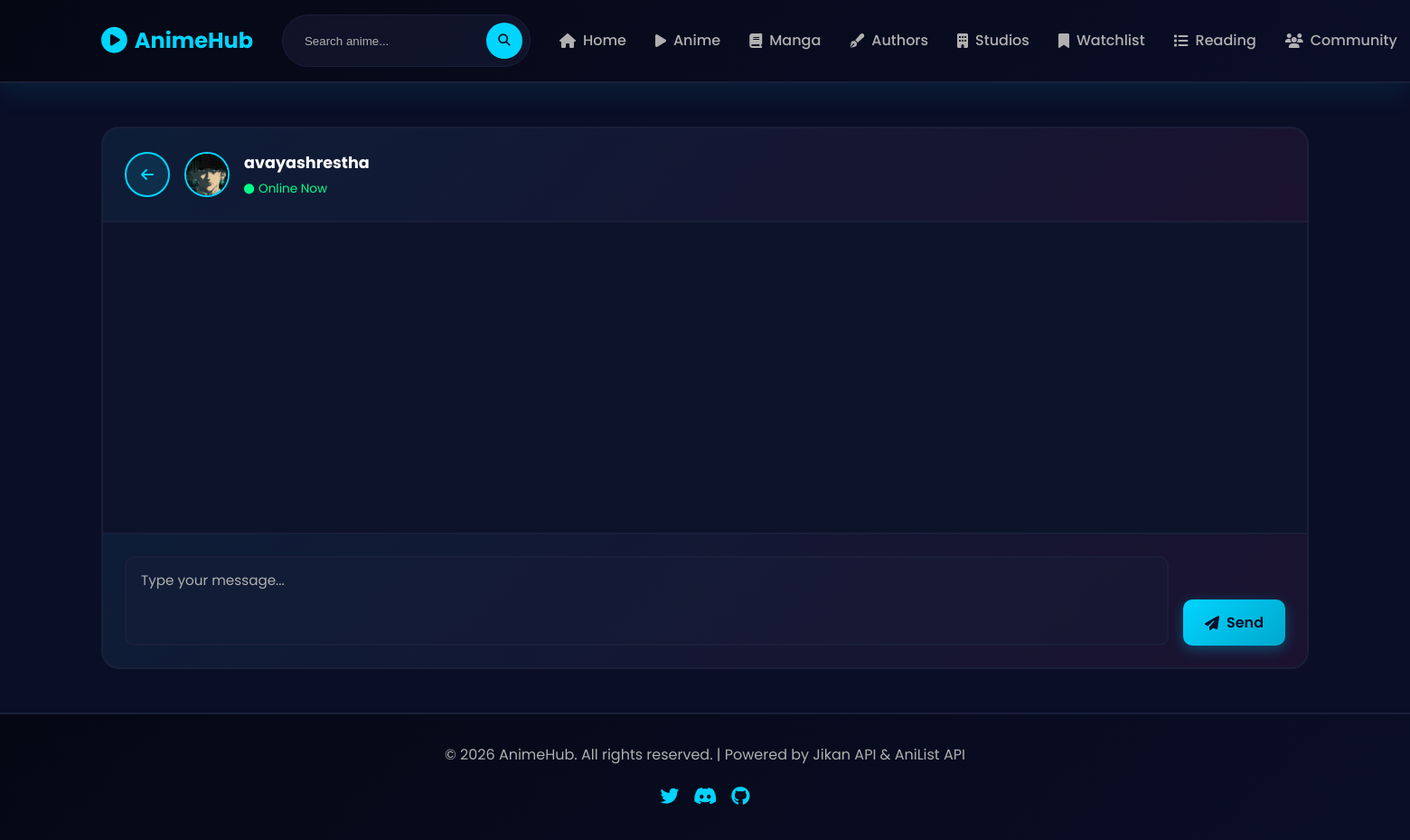
Page /chat/2 (signed in) on the committed database.
### app.py (models this page shows)
class UserProfile(db.Model):
    id = db.Column(db.Integer, primary_key=True)
    user_id = db.Column(db.Integer, db.ForeignKey('user.id'), nullable=False, unique=True)
    bio = db.Column(db.String(500))
    profile_image = db.Column(db.String(500), default='https://via.placeholder.com/150?text=No+Avatar')
    favorite_anime = db.Column(db.String(255))
    favorite_manga = db.Column(db.String(255))
    location = db.Column(db.String(100))
    joined_at = db.Column(db.DateTime, default=datetime.utcnow)
    last_seen = db.Column(db.DateTime, default=datetime.utcnow)
    is_online = db.Column(db.Boolean, default=False)

class User(db.Model):
    id = db.Column(db.Integer, primary_key=True)
    username = db.Column(db.String(80), unique=True, nullable=False)
    email = db.Column(db.String(120), unique=True, nullable=False)
    password = db.Column(db.String(255), nullable=False)
    created_at = db.Column(db.DateTime, default=datetime.utcnow)
    watchlist = db.relationship('Watchlist', backref='user', lazy=True, cascade='all, delete-orphan')
    readinglist = db.relationship('ReadingList', backref='user', lazy=True, cascade='all, delete-orphan')
    sent_messages = db.relationship('Message', backref='sender_user', lazy=True, foreign_keys='Message.sender_id', cascade='all, delete-orphan')
    received_messages = db.relationship('Message', backref='receiver_user', lazy=True, foreign_keys='Message.receiver_id')

### app.py (the view)
@app.route('/chat/<int:user_id>')
@login_required
def private_chat(user_id):
    other_user = User.query.get_or_404(user_id)
    other_profile = UserProfile.query.filter_by(user_id=user_id).first()
    messages = Message.query.filter(
        ((Message.sender_id == session['user_id']) & (Message.receiver_id == user_id) & (~Message.is_public)) |
        ((Message.sender_id == user_id) & (Message.receiver_id == session['user_id']) & (~Message.is_public))
    ).order_by(Message.created_at.asc()).all()
    return render_template('chat.html', other_user=other_user, other_profile=other_profile, messages=messages)

### app.py (called while the page is built)
def login_required(f):
    @wraps(f)
    def decorated_function(*args, **kwargs):
        if 'user_id' not in session:
            return redirect(url_for('login'))
        return f(*args, **kwargs)
    return decorated_function

### templates/chat.html (shortened to what this page needs)
{% extends "base.html" %}
{% block content %}
<div class="chat-container">
    <div class="chat-header">
        <a href="{{ url_for('users_list') }}" class="back-button">
            <i class="fas fa-arrow-left"></i>
        </a>
        <div class="chat-user-info">
            <img src="{{ other_profile.profile_image if other_profile else 'https://via.placeholder.com/50?text=Avatar' }}"
                 alt="{{ other_user.username }}"
                 class="chat-avatar">
            <div class="chat-user-details">
                <h2 class="chat-username">{{ other_user.username }}</h2>
                {% if other_profile and other_profile.is_online %}
                <p class="online-status">
                    <i class="fas fa-circle"></i>
                    Online Now
                </p>
                {% else %}
                <p class="offline-status">
                    <i class="fas fa-circle"></i>
                    Offline
                </p>
                {% endif %}
            </div>
        </div>
    </div>
    <div class="chat-messages" id="chatMessages">
    </div>
    <div class="chat-input-area">
        <textarea
            id="messageInput"
            placeholder="Type your message..."
            class="message-textarea"
            rows="3"
        ></textarea>
        <button id="sendButton" class="btn btn-primary">
            <i class="fas fa-paper-plane"></i>
            Send
        </button>
    </div>
</div>
{% endblock %}

### static/css/style.css (style rules this page uses)
* { margin: 0; padding: 0; box-sizing: border-box; }
:root { --primary-color: #00d4ff; --secondary-color: #ff006e; --accent-color: #ffd60a; --bg-dark: #0a0e27; --bg-darker: #050813; --text-primary: #ffffff; --text-secondary: #b0b0b0; --border-color: #1a1f3a; --success: #00ff88; --danger: #ff4444; --warning: #ffaa00; --info: #00d4ff; }
html { scroll-behavior: smooth; }
body { font-family: 'Poppins', sans-serif; background-color: var(--bg-dark); color: var(--text-primary); line-height: 1.6; overflow-x: hidden; }
.btn { padding: 0.8rem 1.5rem; border: none; border-radius: 10px; font-weight: 600; cursor: pointer; transition: all 0.3s ease; display: inline-flex; align-items: center; gap: 0.5rem; text-decoration: none; font-family: inherit; font-size: 1rem; }
.btn-primary { background: linear-gradient(135deg, var(--primary-color), #00a8cc); color: var(--bg-dark); box-shadow: 0 4px 15px rgba(0, 212, 255, 0.3); }
.back-button { background: rgba(0, 212, 255, 0.1); border: 2px solid var(--primary-color); color: var(--primary-color); width: 50px; height: 50px; border-radius: 50%; display: flex; align-items: center; justify-content: center; text-decoration: none; cursor: pointer; transition: all 0.3s ease; flex-shrink: 0; }

### templates/chat.html (style rules this page uses)
.chat-container { display: flex; flex-direction: column; height: calc(100vh - 200px); background: rgba(26, 31, 58, 0.3); border: 2px solid var(--border-color); border-radius: 20px; overflow: hidden; }
.chat-header { display: flex; align-items: center; gap: 1rem; padding: 1.5rem; border-bottom: 2px solid var(--border-color); background: linear-gradient(135deg, rgba(0, 212, 255, 0.05), rgba(255, 0, 110, 0.05)); }
.chat-user-info { display: flex; align-items: center; gap: 1rem; flex: 1; }
.chat-avatar { width: 50px; height: 50px; border-radius: 50%; object-fit: cover; border: 2px solid var(--primary-color); }
.chat-user-details { display: flex; flex-direction: column; gap: 0.25rem; }
.chat-username { font-size: 1.1rem; font-weight: 700; }
.online-status { color: var(--success); font-size: 0.85rem; display: flex; align-items: center; gap: 0.3rem; }
.online-status i, .offline-status i { font-size: 0.7rem; }
.chat-messages { flex: 1; overflow-y: auto; padding: 2rem; display: flex; flex-direction: column; gap: 1rem; }
.chat-input-area { padding: 1.5rem; border-top: 2px solid var(--border-color); background: linear-gradient(135deg, rgba(0, 212, 255, 0.05), rgba(255, 0, 110, 0.05)); display: flex; gap: 1rem; align-items: flex-end; }
.message-textarea { flex: 1; background: rgba(26, 31, 58, 0.3); border: 2px solid var(--border-color); color: var(--text-primary); padding: 0.8rem 1rem; border-radius: 10px; font-family: inherit; font-size: 0.95rem; transition: all 0.3s ease; resize: none; }
.message-textarea::placeholder { color: var(--text-secondary); }
#sendButton { height: fit-content; }

### rows in the picture
UserProfile: profile_image (picture)
User: username "avayashrestha"
